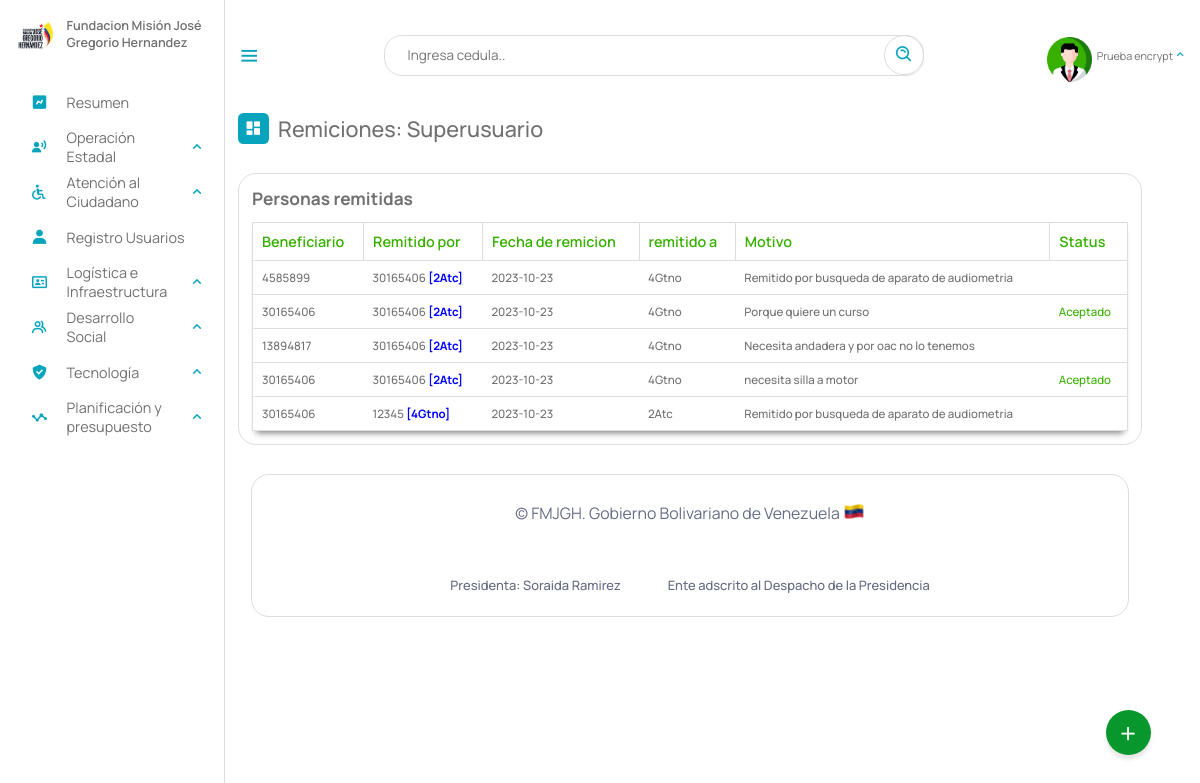
/Escritorio/01-remitidos_oac.php (signed in), run on an earlier commit of the app's database.
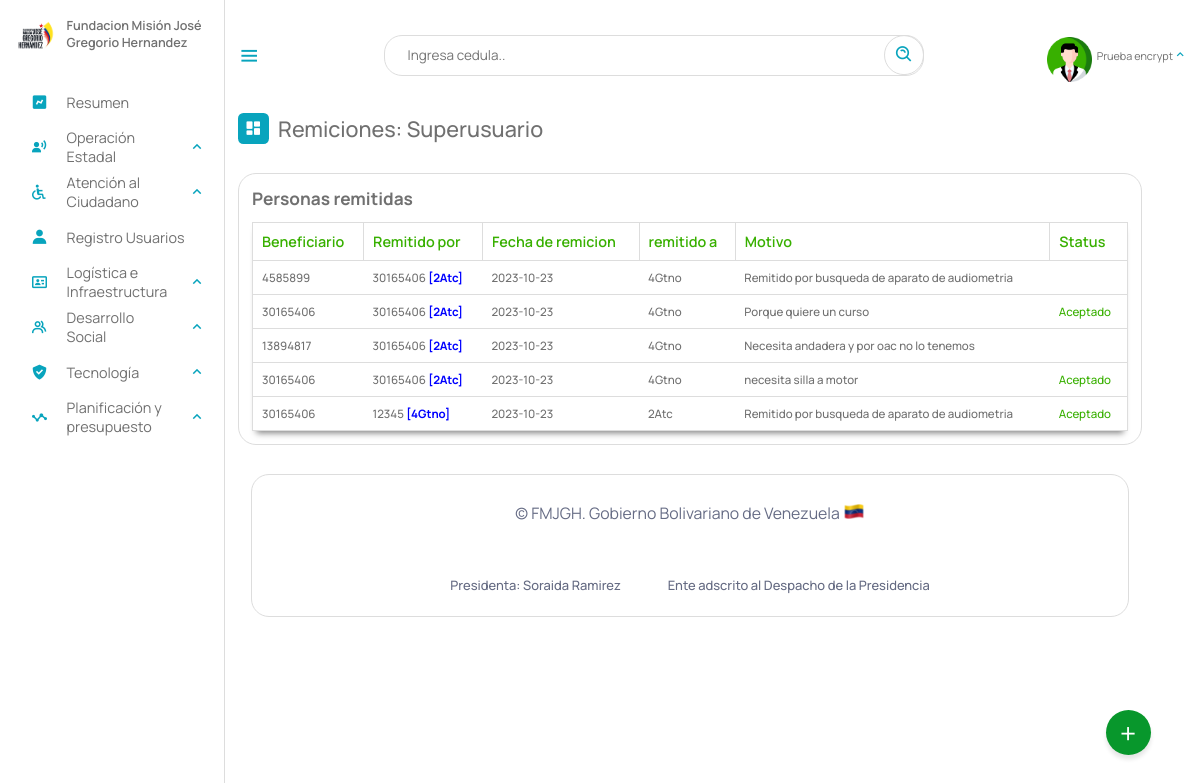
And on a later commit of the database.
### tables this page shows
CREATE TABLE `remitidos` (
  `id` int(11) NOT NULL AUTO_INCREMENT,
  `cedula` int(12) NOT NULL,
  `departamento` varchar(5) NOT NULL,
  `coordinacion` varchar(12) DEFAULT NULL,
  `por` text NOT NULL,
  `gerencia_remitente` varchar(5) NOT NULL,
  `fecha` date NOT NULL,
  `motivo` text NOT NULL,
  `statu` text DEFAULT NULL,
  PRIMARY KEY (`id`),
  KEY `cedula` (`cedula`),
  KEY `departamento` (`departamento`),
  KEY `gerencia_remitente` (`gerencia_remitente`),
  KEY `coordinacion` (`coordinacion`),
  CONSTRAINT `remitidos_ibfk_1` FOREIGN KEY (`coordinacion`) REFERENCES `coordinaciones_estadales` (`id`) ON DELETE CASCADE
);

### php/6-remitir.php (called while the page is built, shortened)
<?php
include_once("ManejadorBD.php");
class remitido extends ManejadorBD{
        private $cnn;
        public function __construct($tipoConexion){
            $this->cnn = parent::conectar($tipoConexion);
        }
		public function consultarTodosRemitidosSUPERADMIN(){
			try{
				$stmt = $this->cnn->prepare("SELECT * FROM remitidos WHERE 1");
				$stmt->setFetchMode(PDO::FETCH_ASSOC);
				$stmt->execute();
				return $stmt->fetchAll();
	        }catch(PDOException $error) {
				echo "Error: ejecutando consulta SQL.".$error->getMessage();
				exit();
	        }
		}
}

### php/ManejadorBD.php (called while the page is built, shortened)
<?php
	class ManejadorBD extends PDO {
		public $srv	= SRV;
		public $usr	= USR;
		public $pas	= PAS;
		public $dbn	= BDN;
		public function conectar($tipoConexion){
			try{
				switch ($tipoConexion) {
				    case 1:
				        $dsn = "mysql:host=$this->srv;dbname=$this->dbn";
				        break;
				}
				$dbh = new PDO($dsn, $this->usr, $this->pas);
    			$dbh->setAttribute(PDO::ATTR_ERRMODE, PDO::ERRMODE_EXCEPTION);
			}catch(PDOException $error){
                echo "Error al Conectar con la Base de Datos: ".$error->getMessage();
                exit();
			}
            $this->conexionBD = $dbh;
			return $this->conexionBD;
		}
	}
?>

### Escritorio/01-remitidos_oac.php (the view, shortened to what this page needs)
<?php
include_once("partearriba.php");
?>
<div class="dash-contenido">
    <div class="overview">
        <div class="titulo">
            <i class='bx bxs-dashboard'> </i>
            <span class="link-name">Remiciones: <?php echo $rol ?></span>
        </div>
    </div>
    <div class="tabla-atencion">
        <h2>Personas remitidas</h2>
        <table>
            <thead>
                <tr>
                    <th>Beneficiario</th>
                    <th>Remitido por</th>
                    <th>Fecha de remicion</th>
                    <th>remitido a</th>
                    <th>Motivo</th>
                    <th>Status</th>
                </tr>
            </thead>
            <tbody>
                <?php
                include_once("../php/6-remitir.php");
                $aten = new remitido(1);
                if ($rol == "Superusuario") {
                    $consulta = $aten->consultarTodosRemitidosSUPERADMIN();
                    if ($consulta) {
                        foreach ($consulta as $registros) {
                        ?>
                            <tr>
                                <td><?php echo $registros["cedula"] ?></td>
                                <td><?php echo $registros["por"] . " <span style='color: blue;'><b>[" . $registros["gerencia_remitente"] . "]</b></span>" ?></td>
                                <td><?php echo $registros["fecha"] ?></td>
                                <td><?php echo $registros["departamento"] ?></td>
                                <td><?php echo $registros["motivo"] ?></td>
                                <?php if ($registros["statu"] == "Aceptado") { ?>
                                    <td style="color: #38b000"><?php echo  $registros["statu"] ?></td>
                                <?php } elseif ($registros["statu"] == "Rechazado") { ?>
                                    <td style="color: #f16d64"><?php echo  $registros["statu"] ?></td>
                                <?php   }else{
                                    echo "<td></td>";
                                } ?>
                            </tr>
                        <?php
                        }
                    }
                }
                ?>
            </tbody>
        </table>
    </div>
</div>
<?php
include_once("parteabajo.php");
?>

### Escritorio/partearriba.php (shortened to what this page needs)
<!DOCTYPE html>
<html lang="es">
<head>
    <link rel="stylesheet" href="estilo.css">
    <link rel="stylesheet" href="dash.css">
    <link rel="stylesheet" href="02-buttons/01-buttons.css">
    <link href='https://unpkg.com/boxicons@2.1.4/css/boxicons.min.css' rel='stylesheet'>
</head>
<body>
    <?php
    if (isset($_SESSION['cedula'])) {
        $NombreUsuarioActivo = $_SESSION['nombre'];
        $rol = $_SESSION["rol"];
        $gerencia = $_SESSION['gerencia'];
    }
    switch ($rol) {
        case "3supe":
            $rol = "Superusuario";
            break;
    }
    ?>
    <nav class="sidebar">
        <header>
            <div class="image-text">
                <span class="image">
                    <img src="logo3.png" alt="logo">
                </span>
                <div class="text header-text">
                    <span class="name">Fundacion Misión José Gregorio Hernandez</span>
                </div>
            </div>
        </header>
        <ul class="nav-links">
            <li>
                <a href="index.php">
                    <i class='bx bxs-chart'></i>
                    <span class="link-name">Resumen</span>
                </a>
            </li>
            <?php
            if ($gerencia == "4Gtno" || $rol == "Superusuario") {
            ?>
                <li>
                    <div class="ioncn-link">
                        <a>
                            <i class='bx bxs-user-voice'></i>
                            <span class="link-name">Operación Estadal</span>
                        </a>
                        <i class='bx bx-chevron-up'></i>
                    </div>
                </li>
            <?php
            }
            ?>
            <?php
            if ($gerencia == "2Atc" || $rol == "Superusuario") {
            ?>
                <li>
                    <div class="ioncn-link">
                        <a>
                            <i class='bx bx-handicap'></i>
                            <span class="link-name">Atención al Ciudadano</span>
                        </a>
                        <i class='bx bx-chevron-up'></i>
                    </div>
                </li>
            <?php
            }
            ?>
            <?php
            if ($rol == "Administrador" || $rol == "Superusuario") {
            ?>
                <li>
                    <a href="03-registro.php">
                        <i class='bx bxs-user'></i>
                        <span class="link-name">Registro Usuarios</span>
                    </a>
                </li>
            <?php
            }
            ?>
            <?php
            if ($gerencia == "5Logi" || $rol == "Superusuario") {
            ?>
                <li>
                    <div class="ioncn-link">
                        <a>
                            <i class='bx bx-id-card'></i>
                            <span class="link-name">Logística e Infraestructura</span>
                        </a>
                        <i class='bx bx-chevron-up'></i>
                    </div>
                </li>
            <?php
            }
            ?>
            <?php
            if ($gerencia == "3Gtnd" || $rol == "Superusuario") {
            ?>
                <li>
                    <div class="ioncn-link">
                        <a>
                            <i class='bx bx-group'></i>
                            <span class="link-name">Desarrollo Social</span>
                        </a>
                        <i class='bx bx-chevron-up'></i>
                    </div>
                </li>
            <?php
            }
            ?>
            <?php
            if ($rol == "Superusuario") {
            ?>
                <li>
                    <div class="ioncn-link">
                        <a>
                            <i class='bx bxs-check-shield'></i>
                            <span class="link-name">Tecnología</span>
                        </a>
                        <i class='bx bx-chevron-up'></i>
                    </div>
                </li>
            <?php
            }
            ?>
            <li>
                <div class="ioncn-link">
                    <a>
                    <i class='bx bx-stats'></i>
                        <span class="link-name">Planificación y presupuesto</span>
                    </a>
                    <i class='bx bx-chevron-up'></i>
                </div>
            </li>
        </ul>
    </nav>
    <main class="menu-dash">
        <div class="top">
            <i class='bx bx-menu sidebar-toggle'></i>
            <div class="busqueda">
                <input type="text" id="input_search" placeholder="Ingresa cedula..">
                <a href="#" class="search" id="search"><i class='bx bx-search-alt bx-rotate-90'></i></a>
            </div>
            <li>
                <div class="ioncn-link">
                    <a>
                        <img src="profile.png" alt="">
                        <span class="link_name" id="user_active"><?php echo $NombreUsuarioActivo ?></span>
                    </a>
                    <i class='bx bx-chevron-up'></i>
                </div>
            </li>
        </div>
        <div class="action">
            <span class="abrir" onclick="actionToggle()">+</span>
        </div>

### Escritorio/parteabajo.php (shortened to what this page needs)
<div class="footer__info container">
    <span class="footer_copy">
        &#169; FMJGH. Gobierno Bolivariano de Venezuela <img src="ve.png">
    </span>
    <br><br>
    <div class="footer__privacy">
        <a>Presidenta: Soraida Ramirez</a>
        <a>Ente adscrito al Despacho de la Presidencia</a>
    </div>
</div>
</main>
</body>
</html>

### Escritorio/estilo.css (style rules this page uses)
* { font-family: 'Manrope', sans-serif; margin: 0; padding: 0; box-sizing: border-box; scroll-behavior: smooth; }
:root { --body-color: ; --tran-03:all 0.2 ease ; --tran-03:all 0.3s ease ; --tran-03:all 0.4s ease ; --tran-03:all 0.5s ease ; }
body { height: 100vh; background-color: #fff; }
.sidebar .text { font-size: 14px; font-weight: 500; color: #707070; }
.sidebar .image { min-width: 60px; display: flex; align-items: center; }
.sidebar { position: fixed; top: 0; left: 0; height: 100%; width: 250px; padding: 20px 0px 0px 14px ; background-color: #fff; transition: 0.3s; border-right: 1px solid #ddd; }
.sidebar header { position: relative; }
.sidebar .image-text img { width: 50px; border-radius: 6px; }
.sidebar header .image-text { display: flex; align-items: center; }
header .image-text .header-text { display: flex; flex-direction: column; transition: 0.3; }
.header-text .name { font-weight: 600; text-align: left; margin-top: -2px; }
.sidebar .nav-links { background-color: rgb(255, 255, 255); height: 100%; padding-top: 30px; }
.sidebar .nav-links li { position: relative; list-style: none; transition: all 0.4s ease; }
.sidebar .nav-links li .ioncn-link { display: flex; align-items: left; justify-content: space-between; }
.bx-chevron-up { transition: transform .3s; }
.sidebar .nav-links li i { height: 50px; min-width: 60px; text-align: center; line-height: 50px; color:#08A4BD ; font-size: 20px; }
.sidebar .nav-links li a { text-decoration: none; display: flex; align-items: center; justify-content: left; }
.sidebar .nav-links li a .link-name { font-size: 16px; font-weight: 400; color: #707070; transition: 0.3s ease; }
.menu-dash { position: relative; left: 250px; background-color: #fff; height: 100vh; width: calc(100% - 300px); padding: 10px 14px; transition: 0.3s; }
.menu-dash .top { display: flex; position: fixed; top: 0px; left: 250px; align-items: center; justify-content: space-between; width: calc(100% - 250px); backdrop-filter: blur(15px); padding: 10px 14px; transition: 0.3; height: 123px; z-index: 500; }
.menu-dash .top .sidebar-toggle { font-size: 26px; cursor: pointer; color: #08A4BD; }
.menu-dash .top .busqueda { position: relative; height: 45px; max-width: 600px; width: 100%; margin: 0 30px; }
.top .busqueda input { height: 100%; width: 100%; position: absolute; border: 1px solid #ddd; padding: 0 50px 0 25px; outline: none; font-size: 15px; border-radius: 20px; }
.top .busqueda i { position: absolute; right: 0px; font-size: 22px; z-index: 10; top: 50%; transform: translateY(-50%); color: #08A4BD; padding: 10px; border: 1px solid #ddd; border-radius: 50px; }
.top img { width: 50px; border-radius: 20px; margin-top: 10px; }
.menu-dash .top .link_name { font-size: 12px; }
.menu-dash .top i { color: #08A4BD; }
.menu-dash .dash-contenido { padding-top: 45px; }
.menu-dash .titulo { display: flex; align-items: center; margin: 70px 0 30px 0; }
.menu-dash .titulo i { position: relative; height: 35px; width: 35px; background-color: #08A4BD; border-radius: 6px; color: #fff; display: flex; align-items: center; justify-content: center; font-size: 20px; }
.menu-dash .titulo .link-name { font-size: 24PX; font-weight: 500; color: #707070; margin-left: 10px; }
.menu-dash .top li { list-style: none; }
.menu-dash .top li .ioncn-link { display: flex; justify-content: space-between; align-items: center; }
.menu-dash .top li .ioncn-link a { text-decoration: none; display: flex; align-items: center; justify-content: center; gap: 5px; flex-wrap: nowrap; position: relative; color: #707070; }
.container { background-color: #fff; border: 1px solid #ddd; max-width: 100%; border-radius: 20px; padding: 30px; margin: 0 15px; }
.action { position: fixed; bottom: 50px; right: 55px; width: 50px; height: 50px; background: #08972c; border-radius: 50%; cursor: pointer; box-shadow: 0 5px 5px rgba(0,0,0,0.1); z-index: 50; }
.action span { position: relative; width: 100%; height: 100%; display: flex; justify-content: center; align-items: center; color: #fff; font-size: 2em; transition: 0.3s ease-in-out; }
table { width: 100%; }

### Escritorio/02-buttons/01-buttons.css (style rules this page uses)
body { margin: 0; padding: 0; }

What changed in the data, as far as the page shows it:
changed remitidos (number 5 of 5 on the later page): statu (not shown) → "Aceptado"
